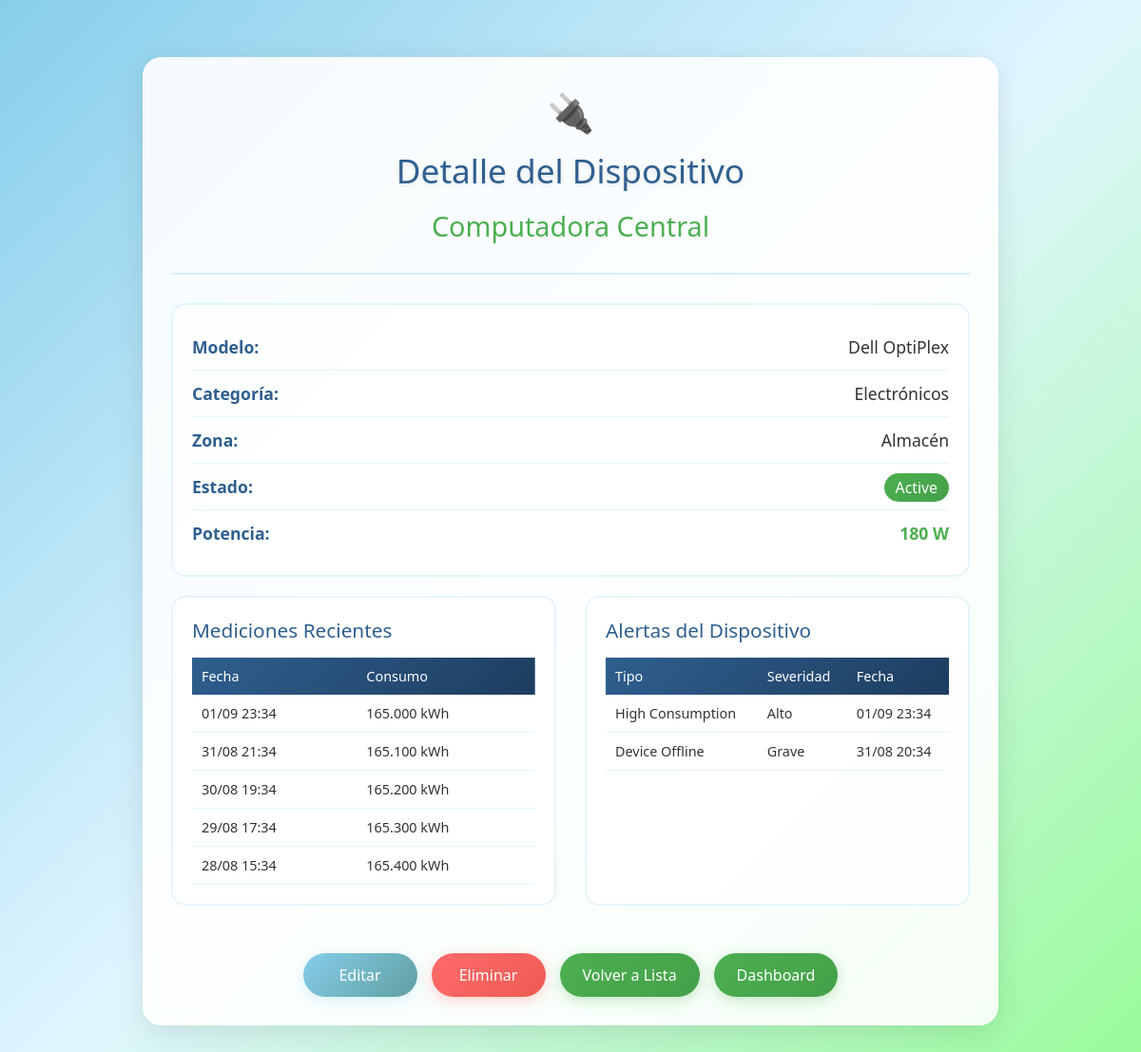
Before: /devices/3/ with the older database file.
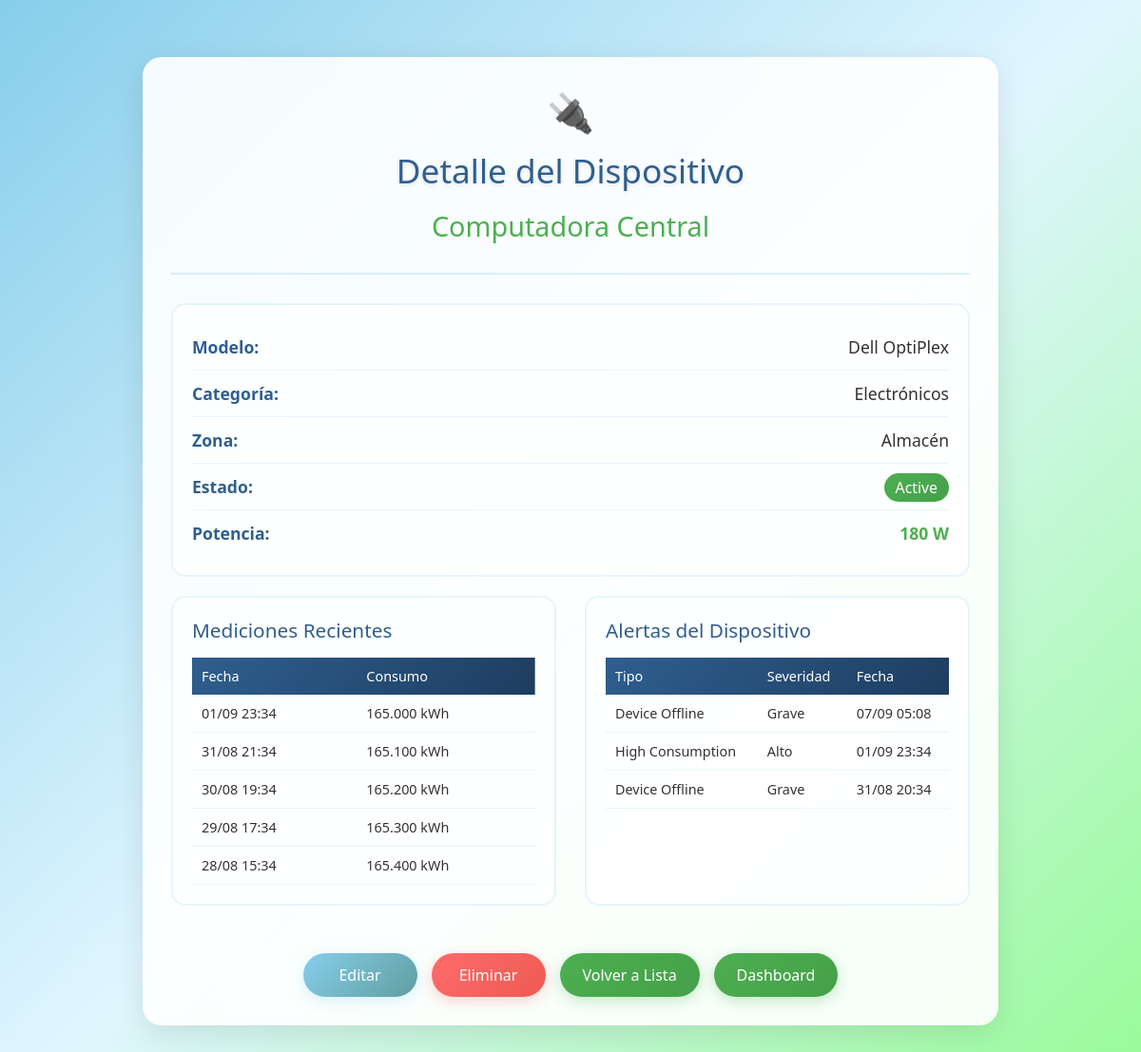
After: the same page with the newer database file.
### dispositivos/models.py (models this page shows, shortened)
class Measurement(models.Model):
    organization = models.ForeignKey(Organization, on_delete=models.CASCADE, related_name='measurements')
    device = models.ForeignKey(Device, on_delete=models.CASCADE, related_name='measurements')
    consumption_kwh = models.DecimalField(max_digits=10, decimal_places=3)
    timestamp = models.DateTimeField(default=timezone.now)
    created_at = models.DateTimeField(auto_now_add=True)
    updated_at = models.DateTimeField(auto_now=True)
    deleted_at = models.DateTimeField(null=True, blank=True)
    class Meta:
        verbose_name_plural = "Measurements"
        ordering = ['-timestamp']

class Alert(models.Model):
    TYPE_CHOICES = [
        ('high_consumption', 'High Consumption'),
        ('device_offline', 'Device Offline'),
        ('zone_limit_exceeded', 'Zone Limit Exceeded'),
    ]
    SEVERITY_CHOICES = [
    ('grave', 'Grave'),     # Cambiar 'Grave' por 'grave'
    ('alta', 'Alta'),       # Cambiar 'Alto' por 'alta'
    ('media', 'Media'),     # Cambiar 'Mediano' por 'media'
    ]
    STATUS_CHOICES = [
        ('active', 'Active'),
        ('resolved', 'Resolved'),
        ('dismissed', 'Dismissed'),
    ]
    organization = models.ForeignKey(Organization, on_delete=models.CASCADE, related_name='alerts')
    device = models.ForeignKey(Device, on_delete=models.CASCADE, related_name='alerts')
    alert_type = models.CharField(max_length=20, choices=TYPE_CHOICES)
    message = models.TextField()
    severity = models.CharField(max_length=10, choices=SEVERITY_CHOICES)
    alert_date = models.DateTimeField(default=timezone.now)
    status = models.CharField(max_length=15, choices=STATUS_CHOICES, default='active')
    created_at = models.DateTimeField(auto_now_add=True)
    updated_at = models.DateTimeField(auto_now=True)
    deleted_at = models.DateTimeField(null=True, blank=True)
    class Meta:
        ordering = ['-alert_date']

### dispositivos/views.py (the view)
# urls.py: path('devices/<int:device_id>/', device_detail, name='device_detail'),  # HU3 - Detalle
def device_detail(request, device_id):
    organization = Organization.objects.first()  # Temporal
    device = get_object_or_404(Device, id=device_id, organization=organization)
    measurements = Measurement.objects.filter(device=device).order_by('-timestamp')[:20]
    alerts = Alert.objects.filter(device=device).order_by('-alert_date')[:10]
    context = {
        'device': device,
        'measurements': measurements,
        'alerts': alerts,
    }
    return render(request, "dispositivos/device_detail.html", context)

### dispositivos/templates/dispositivos/device_detail.html (shortened to what this page needs)
<!DOCTYPE html>
<html lang="es">
  <head>
  </head>
  <body>
    <div class="container">
      <div class="header">
        <div class="device-icon">🔌</div>
        <h1>Detalle del Dispositivo</h1>
        <h2>{{ device.name }}</h2>
      </div>
      <div class="device-info">
        <div class="info-card">
          <div class="info-row">
            <span class="info-label">Modelo:</span>
            <span class="info-value">{{ device.model }}</span>
          </div>
          <div class="info-row">
            <span class="info-label">Categoría:</span>
            <span class="info-value">{{ device.category.name }}</span>
          </div>
          <div class="info-row">
            <span class="info-label">Zona:</span>
            <span class="info-value">{{ device.zone.name }}</span>
          </div>
          <div class="info-row">
            <span class="info-label">Estado:</span>
            <span class="info-value">
              {% if device.status == 'active' %}
              <span class="status-active">{{ device.get_status_display }}</span>
              {% else %}
              <span class="status-inactive"
                >{{ device.get_status_display }}</span
              >
              {% endif %}
            </span>
          </div>
          <div class="info-row">
            <span class="info-label">Potencia:</span>
            <span class="info-value power-value"
              >{{ device.power_watts }} W</span
            >
          </div>
        </div>
      </div>
      <div class="content-grid">
        <div class="info-card">
          <h3 class="section-title">Mediciones Recientes</h3>
          {% if measurements %}
          <table class="data-table">
            <thead>
              <tr>
                <th>Fecha</th>
                <th>Consumo</th>
              </tr>
            </thead>
            <tbody>
              {% for measurement in measurements %}
              <tr>
                <td>{{ measurement.timestamp|date:"d/m H:i" }}</td>
                <td>{{ measurement.consumption_kwh }} kWh</td>
              </tr>
              {% endfor %}
            </tbody>
          </table>
          {% else %}
          <div class="empty-state">No hay mediciones disponibles</div>
          {% endif %}
        </div>
        <div class="info-card">
          <h3 class="section-title">Alertas del Dispositivo</h3>
          {% if alerts %}
          <table class="data-table">
            <thead>
              <tr>
                <th>Tipo</th>
                <th>Severidad</th>
                <th>Fecha</th>
              </tr>
            </thead>
            <tbody>
              {% for alert in alerts %}
              <tr>
                <td>{{ alert.get_alert_type_display }}</td>
                <td>{{ alert.severity }}</td>
                <td>{{ alert.alert_date|date:"d/m H:i" }}</td>
              </tr>
              {% endfor %}
            </tbody>
          </table>
          {% else %}
          <div class="empty-state">No hay alertas para este dispositivo</div>
          {% endif %}
        </div>
      </div>
      <div class="actions">
        <a href="{% url 'editar_dispositivo' device.id %}" class="btn btn-edit"
          >Editar</a
        >
        <a
          href="{% url 'eliminar_dispositivo' device.id %}"
          class="btn btn-delete"
          >Eliminar</a
        >
        <a href="{% url 'device_list' %}" class="btn btn-back"
          >Volver a Lista</a
        >
        <a href="{% url 'dashboard' %}" class="btn btn-back">Dashboard</a>
      </div>
    </div>
  </body>
</html>

Changed rows visible on the page:
added Alert: alert_type "Device Offline", severity "Grave", alert_date "07/09 05:08"
